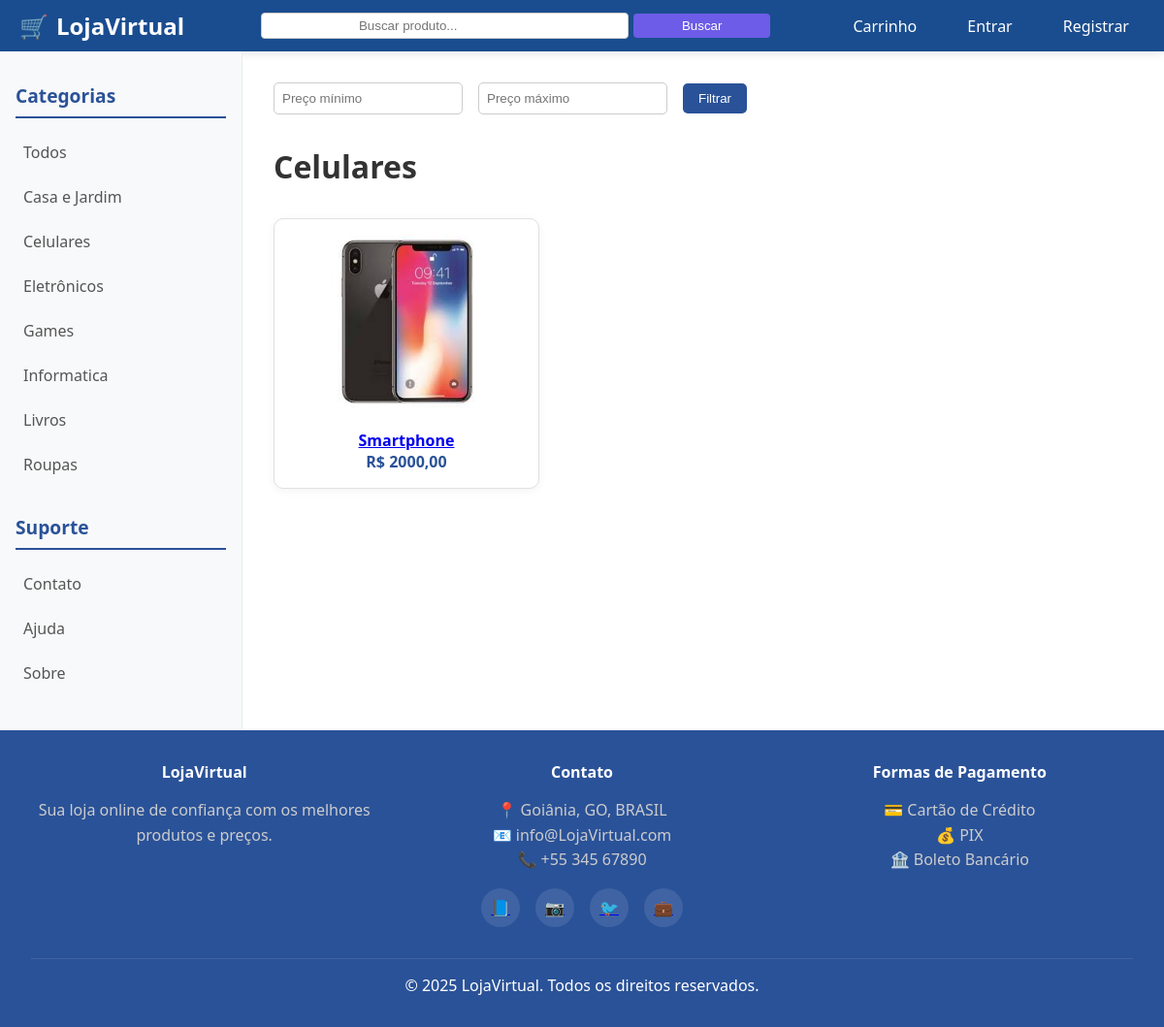
Page /celulares/ on the committed database.
### store/models.py (models this page shows, shortened)
class Category(models.Model):
    name = models.CharField(max_length=200, db_index=True)  # Nome da categoria
    slug = models.SlugField(max_length=200, unique=True)    # Slug para URL amigável
    class Meta:
        ordering = ('name',)
        verbose_name = 'category'
        verbose_name_plural = 'categories'
    def get_absolute_url(self):
        return reverse('store:product_list_by_category', args=[self.slug])

class Product(models.Model):
    category = models.ForeignKey(Category, related_name='products', on_delete=models.CASCADE)  # Categoria associada
    name = models.CharField(max_length=200, db_index=True)  # Nome do produto
    slug = models.SlugField(max_length=200, db_index=True)  # Slug para URL amigável
    image = models.ImageField(upload_to='products/%Y/%m/%d', blank=True)  # Imagem do produto
    description = models.TextField(blank=True)  # Descrição
    price = models.DecimalField(max_digits=10, decimal_places=2)  # Preço
    available = models.BooleanField(default=True)  # Produto disponível?
    created = models.DateTimeField(auto_now_add=True)  # Criado em
    updated = models.DateTimeField(auto_now=True)      # Atualizado em
    class Meta:
        ordering = ('name',)
        indexes = [
            models.Index(fields=['id', 'slug']),
            models.Index(fields=['name']),
            models.Index(fields=['-created']),
        ]
    def get_absolute_url(self):
        return reverse('store:product_detail', args=[self.id, self.slug])

### store/views.py (the view)
# urls.py: path('', views.product_list, name='product_list'),
def product_list(request, category_slug=None):
    category = None
    categories = Category.objects.all()
    products = Product.objects.filter(available=True)
    query = request.GET.get('q')
    if query:
        products = products.filter(name__icontains=query)  # Filtra produtos cujo nome contém a query
    if category_slug:
        category = get_object_or_404(Category, slug=category_slug)
        products = products.filter(category=category)  # Filtra produtos pela categoria selecionada
    min_price = request.GET.get('min_price')
    max_price = request.GET.get('max_price')
    if min_price:
        products = products.filter(price__gte=min_price)  # Preço maior ou igual ao mínimo
    if max_price:
        products = products.filter(price__lte=max_price)  # Preço menor ou igual ao máximo
    return render(request, 'store/product/list.html', {
        'category': category,
        'categories': categories,
        'products': products,
    })

### cart/context_processors.py (called while the page is built)
def cart(request):
    return {'cart': Cart(request)}

### templates/store/product/list.html (shortened to what this page needs)
{% extends "store/base.html" %}
{% load static %}
{% block content %}
<form method="get" style="margin-bottom: 2rem; display: flex; gap: 1rem; align-items: center;">
  <input type="number" name="min_price" placeholder="Preço mínimo" value="{{ request.GET.min_price }}" style="padding: 0.5rem; border: 1px solid #ccc; border-radius: 5px;">
  <input type="number" name="max_price" placeholder="Preço máximo" value="{{ request.GET.max_price }}" style="padding: 0.5rem; border: 1px solid #ccc; border-radius: 5px;">
  <button type="submit" style="padding: 0.5rem 1rem; background-color: #2a5298; color: white; border: none; border-radius: 5px;">Filtrar</button>
</form>
<h1>{% if category %}{{ category.name }}{% else %}Todos os Produtos{% endif %}</h1>
<div class="product-grid" style="display: grid; grid-template-columns: repeat(auto-fill, minmax(200px, 1fr)); gap: 2rem; margin-top: 2rem;">
  {% for product in products %}
    <div style="border: 1px solid #e0e0e0; padding: 1rem; border-radius: 10px; text-align: center; box-shadow: 0 2px 10px rgba(0,0,0,0.05); background: #fff;">
      <a href="{{ product.get_absolute_url }}">
        {% if product.image %}
          <img src="{{ product.image.url }}" alt="{{ product.name }}" style="max-width: 100%; height: 180px; object-fit: contain;">
        {% else %}
          <div style="height: 180px; background: #f0f0f0;">Sem imagem</div>
        {% endif %}
        <h4 style="margin-top: 1rem;">{{ product.name }}</h4>
      </a>
      <p style="color: #2a5298; font-weight: bold;">R$ {{ product.price }}</p>
    </div>
  {% empty %}
    <p>Nenhum produto disponível.</p>
  {% endfor %}
</div>
{% endblock %}

### templates/base/partials/sidebar.html
<aside class="sidebar">
  <h3>Categorias</h3>
  <ul class="category-list">
    <li>
      <a href="{% url 'store:product_list' %}" {% if not category %}class="selected"{% endif %}>
        Todos
      </a>
    </li>
    {% for c in categories %}
      <li>
        <a href="{{ c.get_absolute_url }}" {% if category and category.slug == c.slug %}class="selected"{% endif %}>
          {{ c.name }}
        </a>
      </li>
    {% endfor %}
  </ul>
  <h3 style="margin-top: 2rem;">Suporte</h3>
  <ul class="category-list">
    <li><a href="{% url 'store:contato' %}">Contato</a></li>
    <li><a href="{% url 'store:ajuda' %}">Ajuda</a></li>
    <li><a href="{% url 'store:sobre' %}">Sobre</a></li>
  </ul>
</aside>

### static/css/style.css (style rules this page uses)
* { margin: 0; padding: 0; box-sizing: border-box; }
body { font-family: 'Segoe UI', Tahoma, Geneva, Verdana, sans-serif; background: linear-gradient(135deg, #667eea 0%, #764ba2 100%); min-height: 100vh; color: #333; }
.sidebar { width: 250px; background: #f8f9fa; padding: 2rem 1rem; border-right: 1px solid #e9ecef; }
.sidebar h3 { color: #2a5298; margin-bottom: 1rem; font-size: 1.2rem; border-bottom: 2px solid #2a5298; padding-bottom: 0.5rem; }
.category-list { list-style: none; }
.category-list li { margin-bottom: 0.5rem; }
.category-list a { color: #555; text-decoration: none; padding: 0.5rem; display: block; border-radius: 5px; transition: all 0.3s ease; }

### rows in the picture
Category: name "Casa e Jardim"
Category: name "Celulares"
Category: name "Eletrônicos"
Category: name "Games"
Category: name "Informatica"
Category: name "Livros"
Category: name "Roupas"
Product: image (picture), name "Smartphone", price "2000,00"
